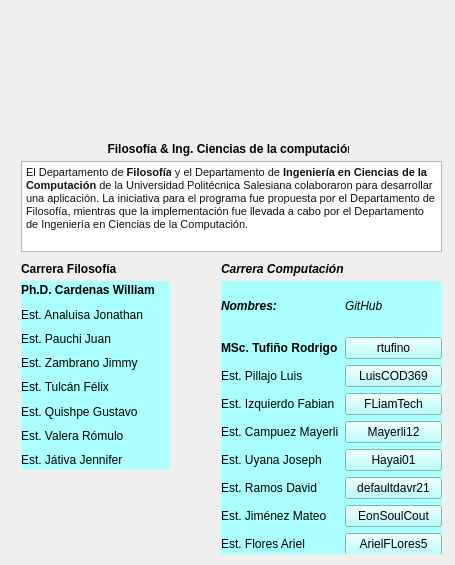
<?xml version="1.0" encoding="UTF-8"?>
<ui version="4.0">
 <class>CreditosForm</class>
 <widget class="QWidget" name="CreditosForm">
  <property name="geometry">
   <rect>
    <x>0</x>
    <y>0</y>
    <width>455</width>
    <height>565</height>
   </rect>
  </property>
  <property name="windowTitle">
   <string>Creditos</string>
  </property>
  <property name="styleSheet">
   <string notr="true">alternate-background-color: qconicalgradient(cx:0, cy:0, angle:135, stop:0 rgba(255, 255, 0, 69), stop:0.375 rgba(255, 255, 0, 69), stop:0.423533 rgba(251, 255, 0, 145), stop:0.45 rgba(247, 255, 0, 208), stop:0.477581 rgba(255, 244, 71, 130), stop:0.518717 rgba(255, 218, 71, 130), stop:0.55 rgba(255, 255, 0, 255), stop:0.57754 rgba(255, 203, 0, 130), stop:0.625 rgba(255, 255, 0, 69), stop:1 rgba(255, 255, 0, 69));</string>
  </property>
  <layout class="QGridLayout" name="gridLayout_3">
   <item row="0" column="0">
    <widget class="QWidget" name="widget_3" native="true">
     <property name="minimumSize">
      <size>
       <width>430</width>
       <height>535</height>
      </size>
     </property>
     <widget class="QLabel" name="labelImagen">
      <property name="geometry">
       <rect>
        <x>9</x>
        <y>9</y>
        <width>401</width>
        <height>121</height>
       </rect>
      </property>
      <property name="text">
       <string/>
      </property>
      <property name="pixmap">
       <pixmap resource="Recursos.qrc">:/recursos/UPS.png</pixmap>
      </property>
      <property name="scaledContents">
       <bool>true</bool>
      </property>
     </widget>
     <widget class="QWidget" name="widget" native="true">
      <property name="geometry">
       <rect>
        <x>210</x>
        <y>270</y>
        <width>221</width>
        <height>274</height>
       </rect>
      </property>
      <property name="styleSheet">
       <string notr="true">background-color: rgb(170, 255, 255);</string>
      </property>
      <layout class="QGridLayout" name="gridLayout">
       <item row="6" column="1">
        <widget class="QPushButton" name="pushButton_3">
         <property name="text">
          <string>defaultdavr21</string>
         </property>
        </widget>
       </item>
       <item row="3" column="1">
        <widget class="QPushButton" name="pushButtonFabia">
         <property name="text">
          <string>FLiamTech</string>
         </property>
        </widget>
       </item>
       <item row="8" column="1">
        <widget class="QPushButton" name="pushButtonAriel">
         <property name="text">
          <string>ArielFLores5</string>
         </property>
        </widget>
       </item>
       <item row="5" column="0">
        <widget class="QLabel" name="label_7">
         <property name="text">
          <string>Est. Uyana Joseph</string>
         </property>
        </widget>
       </item>
       <item row="3" column="0">
        <widget class="QLabel" name="label_5">
         <property name="text">
          <string>Est. Izquierdo Fabian</string>
         </property>
        </widget>
       </item>
       <item row="2" column="1">
        <widget class="QPushButton" name="pushButtonLuis">
         <property name="text">
          <string>LuisCOD369</string>
         </property>
        </widget>
       </item>
       <item row="7" column="1">
        <widget class="QPushButton" name="pushButton_4">
         <property name="text">
          <string>EonSoulCout</string>
         </property>
        </widget>
       </item>
       <item row="0" column="0">
        <widget class="QLabel" name="label">
         <property name="font">
          <font>
           <italic>true</italic>
           <bold>true</bold>
          </font>
         </property>
         <property name="text">
          <string>Nombres:</string>
         </property>
        </widget>
       </item>
       <item row="4" column="0">
        <widget class="QLabel" name="label_6">
         <property name="text">
          <string>Est. Campuez Mayerli</string>
         </property>
        </widget>
       </item>
       <item row="6" column="0">
        <widget class="QLabel" name="label_8">
         <property name="text">
          <string>Est. Ramos David</string>
         </property>
        </widget>
       </item>
       <item row="5" column="1">
        <widget class="QPushButton" name="pushButton_2">
         <property name="text">
          <string>Hayai01</string>
         </property>
        </widget>
       </item>
       <item row="1" column="0">
        <widget class="QLabel" name="label_3">
         <property name="font">
          <font>
           <bold>true</bold>
          </font>
         </property>
         <property name="text">
          <string>MSc. Tufiño Rodrigo</string>
         </property>
        </widget>
       </item>
       <item row="0" column="1">
        <widget class="QLabel" name="label_2">
         <property name="font">
          <font>
           <italic>true</italic>
          </font>
         </property>
         <property name="text">
          <string>GitHub</string>
         </property>
        </widget>
       </item>
       <item row="4" column="1">
        <widget class="QPushButton" name="pushButton">
         <property name="text">
          <string>Mayerli12</string>
         </property>
        </widget>
       </item>
       <item row="8" column="0">
        <widget class="QLabel" name="label_10">
         <property name="text">
          <string>Est. Flores Ariel</string>
         </property>
        </widget>
       </item>
       <item row="1" column="1">
        <widget class="QPushButton" name="pushButton_5">
         <property name="text">
          <string>rtufino</string>
         </property>
        </widget>
       </item>
       <item row="2" column="0">
        <widget class="QLabel" name="label_4">
         <property name="text">
          <string>Est. Pillajo Luis</string>
         </property>
        </widget>
       </item>
       <item row="7" column="0">
        <widget class="QLabel" name="label_9">
         <property name="text">
          <string>Est. Jiménez Mateo</string>
         </property>
        </widget>
       </item>
      </layout>
     </widget>
     <widget class="QWidget" name="widget_2" native="true">
      <property name="geometry">
       <rect>
        <x>10</x>
        <y>270</y>
        <width>149</width>
        <height>188</height>
       </rect>
      </property>
      <property name="styleSheet">
       <string notr="true">background-color: rgb(170, 255, 255);</string>
      </property>
      <layout class="QGridLayout" name="gridLayout_2">
       <item row="3" column="0">
        <widget class="QLabel" name="label_13">
         <property name="text">
          <string>Est. Zambrano Jimmy</string>
         </property>
        </widget>
       </item>
       <item row="4" column="0">
        <widget class="QLabel" name="label_15">
         <property name="text">
          <string>Est. Tulcán Félix</string>
         </property>
        </widget>
       </item>
       <item row="0" column="0">
        <widget class="QLabel" name="label_18">
         <property name="font">
          <font>
           <bold>true</bold>
          </font>
         </property>
         <property name="text">
          <string>Ph.D. Cardenas William</string>
         </property>
        </widget>
       </item>
       <item row="7" column="0">
        <widget class="QLabel" name="label_19">
         <property name="text">
          <string>Est. Játiva Jennifer</string>
         </property>
        </widget>
       </item>
       <item row="5" column="0">
        <widget class="QLabel" name="label_17">
         <property name="text">
          <string>Est. Quishpe Gustavo</string>
         </property>
        </widget>
       </item>
       <item row="2" column="0">
        <widget class="QLabel" name="label_14">
         <property name="text">
          <string>Est. Pauchi Juan</string>
         </property>
        </widget>
       </item>
       <item row="6" column="0">
        <widget class="QLabel" name="label_16">
         <property name="text">
          <string>Est. Valera Rómulo</string>
         </property>
        </widget>
       </item>
       <item row="1" column="0">
        <widget class="QLabel" name="label_12">
         <property name="text">
          <string>Est. Analuisa Jonathan</string>
         </property>
        </widget>
       </item>
      </layout>
     </widget>
     <widget class="QLabel" name="label_21">
      <property name="geometry">
       <rect>
        <x>210</x>
        <y>250</y>
        <width>123</width>
        <height>16</height>
       </rect>
      </property>
      <property name="font">
       <font>
        <family>SansSerif</family>
        <italic>true</italic>
        <bold>true</bold>
       </font>
      </property>
      <property name="text">
       <string>Carrera Computación</string>
      </property>
     </widget>
     <widget class="QTextEdit" name="textEdit">
      <property name="geometry">
       <rect>
        <x>10</x>
        <y>150</y>
        <width>421</width>
        <height>91</height>
       </rect>
      </property>
      <property name="html">
       <string>&lt;!DOCTYPE HTML PUBLIC &quot;-//W3C//DTD HTML 4.0//EN&quot; &quot;http://www.w3.org/TR/REC-html40/strict.dtd&quot;&gt;
&lt;html&gt;&lt;head&gt;&lt;meta name=&quot;qrichtext&quot; content=&quot;1&quot; /&gt;&lt;meta charset=&quot;utf-8&quot; /&gt;&lt;style type=&quot;text/css&quot;&gt;
p, li { white-space: pre-wrap; }
hr { height: 1px; border-width: 0; }
li.unchecked::marker { content: &quot;\2610&quot;; }
li.checked::marker { content: &quot;\2612&quot;; }
&lt;/style&gt;&lt;/head&gt;&lt;body style=&quot; font-family:'Segoe UI'; font-size:9pt; font-weight:400; font-style:normal;&quot;&gt;
&lt;p style=&quot; margin-top:12px; margin-bottom:12px; margin-left:0px; margin-right:0px; -qt-block-indent:0; text-indent:0px;&quot;&gt;&lt;span style=&quot; font-family:'-apple-system','Roboto','SegoeUI','Segoe UI','Helvetica Neue','Helvetica','Microsoft YaHei','Meiryo UI','Meiryo','Arial Unicode MS','sans-serif'; font-size:8pt; color:#111111; background-color:rgba(255,255,255,0.694118);&quot;&gt;El Departamento de &lt;/span&gt;&lt;span style=&quot; font-family:'-apple-system','Roboto','SegoeUI','Segoe UI','Helvetica Neue','Helvetica','Microsoft YaHei','Meiryo UI','Meiryo','Arial Unicode MS','sans-serif'; font-size:8pt; font-weight:700; color:#111111; background-color:rgba(255,255,255,0.694118);&quot;&gt;Filosofía&lt;/span&gt;&lt;span style=&quot; font-family:'-apple-system','Roboto','SegoeUI','Segoe UI','Helvetica Neue','Helvetica','Microsoft YaHei','Meiryo UI','Meiryo','Arial Unicode MS','sans-serif'; font-size:8pt; color:#111111; background-color:rgba(255,255,255,0.694118);&quot;&gt; y el Departamento de &lt;/span&gt;&lt;span style=&quot; font-family:'-apple-system','Roboto','SegoeUI','Segoe UI','Helvetica Neue','Helvetica','Microsoft YaHei','Meiryo UI','Meiryo','Arial Unicode MS','sans-serif'; font-size:8pt; font-weight:700; color:#111111; background-color:rgba(255,255,255,0.694118);&quot;&gt;Ingeniería en Ciencias de la Computación&lt;/span&gt;&lt;span style=&quot; font-family:'-apple-system','Roboto','SegoeUI','Segoe UI','Helvetica Neue','Helvetica','Microsoft YaHei','Meiryo UI','Meiryo','Arial Unicode MS','sans-serif'; font-size:8pt; color:#111111; background-color:rgba(255,255,255,0.694118);&quot;&gt; de la Universidad Politécnica Salesiana colaboraron para desarrollar una aplicación. La iniciativa para el programa fue propuesta por el Departamento de Filosofía, mientras que la implementación fue llevada a cabo por el Departamento de Ingeniería en Ciencias de la Computación.&lt;/span&gt;&lt;/p&gt;&lt;/body&gt;&lt;/html&gt;</string>
      </property>
     </widget>
     <widget class="QLabel" name="label_11">
      <property name="geometry">
       <rect>
        <x>10</x>
        <y>130</y>
        <width>328</width>
        <height>16</height>
       </rect>
      </property>
      <property name="font">
       <font>
        <bold>true</bold>
       </font>
      </property>
      <property name="text">
       <string>                          Filosofía &amp; Ing. Ciencias de la computación</string>
      </property>
     </widget>
     <widget class="QLabel" name="label_20">
      <property name="geometry">
       <rect>
        <x>10</x>
        <y>250</y>
        <width>96</width>
        <height>16</height>
       </rect>
      </property>
      <property name="font">
       <font>
        <family>SansSerif</family>
        <bold>true</bold>
       </font>
      </property>
      <property name="text">
       <string>Carrera Filosofía</string>
      </property>
     </widget>
    </widget>
   </item>
  </layout>
 </widget>
 <tabstops>
  <tabstop>textEdit</tabstop>
  <tabstop>pushButton_5</tabstop>
  <tabstop>pushButtonLuis</tabstop>
  <tabstop>pushButtonFabia</tabstop>
  <tabstop>pushButton</tabstop>
  <tabstop>pushButton_2</tabstop>
  <tabstop>pushButton_3</tabstop>
  <tabstop>pushButton_4</tabstop>
  <tabstop>pushButtonAriel</tabstop>
 </tabstops>
 <resources>
  <include location="Recursos.qrc"/>
 </resources>
 <connections/>
</ui>
